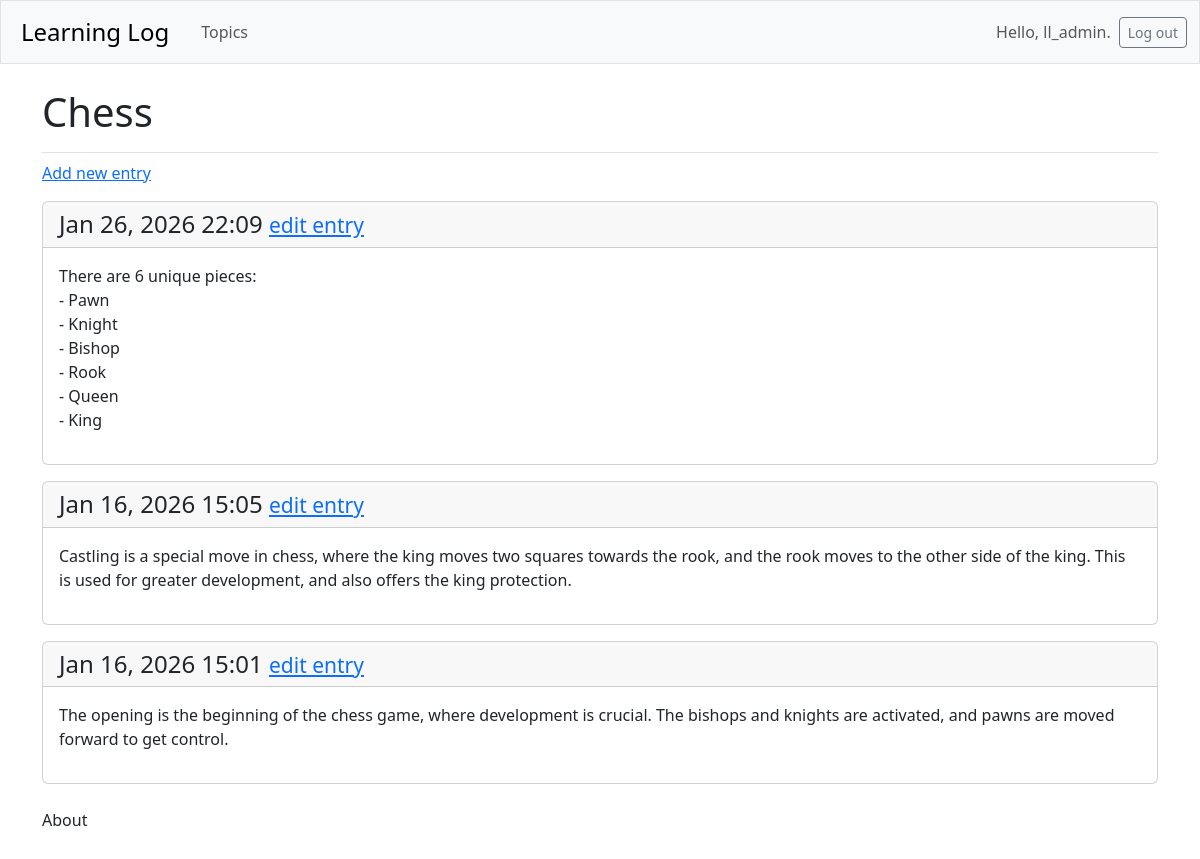
The page /topics/1/ (signed in) on the database its author committed.
### learning_logs/models.py (models this page shows, shortened)
class Topic(models.Model):
    text = models.CharField(max_length = 200)
    date_added = models.DateTimeField(auto_now_add = True)
    owner = models.ForeignKey(User, on_delete=models.CASCADE)

class Entry(models.Model):
    topic = models.ForeignKey(Topic, on_delete=models.CASCADE)
    text = models.TextField()
    date_added = models.DateTimeField(auto_now_add=True)
    class Meta:
        verbose_name_plural = 'entries'

### learning_logs/views.py (the view)
# urls.py: path('topics/<int:topic_id>/', views.topic, name = 'topic'),
@login_required
def topic(request, topic_id):
    topic = Topic.objects.get(id = topic_id)
    if topic.owner != request.user:
        raise Http404
    entries = topic.entry_set.order_by('-date_added')
    context = {'topic' : topic, 'entries' : entries}
    return render(request, 'learning_logs/topic.html', context)

### learning_logs/templates/learning_logs/topic.html
{% extends 'learning_logs/base.html' %}
{% block page_header %}
  <h1>{{ topic.text }}</h1>
{% endblock page_header %}
{% block content %}
  <p>
    <a href="{% url 'learning_logs:new_entry' topic.id %}">Add new entry</a>
  </p>
  {% for entry in entries %}
    <div class="card mb-3">
      <h4 class="card-header">
        {{ entry.date_added|date:'M d, Y H:i' }}
        <small><a href="{% url 'learning_logs:edit_entry' entry.id %}">
          edit entry</a></small>
      </h4>
      <div class="card-body">{{ entry.text|linebreaks }}</div>
    </div>
  {% empty %}
    <p>There are no entries for this topic yet.</p>
  {% endfor %}
{% endblock content %}

### learning_logs/templates/learning_logs/base.html (shortened to what this page needs)
<!doctype html>
<html lang="en">
<head>
    {% load django_bootstrap5 %}
    {% bootstrap_css %}
</head>
<body class="d-flex flex-column min-vh-100">
    <nav class="navbar navbar-expand-md navbar-light bg-light mb-4 border">
        <div class="container-fluid">
            <a class="navbar-brand fs-4 px-2" href="{% url 'learning_logs:index' %}">
                Learning Log</a>
            <div class="collapse navbar-collapse" id="navbarCollapse">
                <ul class="navbar-nav me-auto mb-2 mb-md-0">
                    <li class="nav-item">
                        <a class="nav-link" href="{%url 'learning_logs:topics' %}">
                            Topics</a></li>
                </ul>
                <ul class="navbar-nav ms-auto mb-2 mb-md-0">
                    {% if user.is_authenticated %}
                        <li class="nav-item">
                        <span class="navbar-text me-2">Hello, {{ user.username }}.
                            </span></li>
                    {% endif %}
                </ul>
                {% if user.is_authenticated %}
                <form action="{% url 'accounts:logout' %}" method='post'>
                    <button name='submit' class='btn btn-outline-secondary btn-sm'>
                    Log out</button>
                </form>
                {% endif %}
            </div>
        </div>
    </nav>
    <main class="container">
        <div class="pb-2 mb-2 border-bottom">
        {% block page_header %}{% endblock page_header %}
        </div>
        <div>
        {% block content %}{% endblock content %}
        </div>
    </main>
    <footer class="bg-transparent text-white mt-auto py-2">
        <div class="container">
            <div class="row">
                <ul class="list-unstyled">
                    <li><a href="{% url 'learning_logs:about' %}" class="text-decoration-none text-dark"><p class="fs-6">About</p></a></li>
                </ul>
        </div>
    </footer>
</body>
</html>

### rows shown on the page
Topic: text "Chess"
Entry: date_added "Jan 26, 2026 22:09", text "There are 6 unique pieces: - Pawn - Knight - Bishop - Rook - Queen - King"
Entry: date_added "Jan 16, 2026 15:05", text "Castling is a special move in chess, where the king moves two squares towards the rook, and the rook moves to the other side of the king. This is used for greater development, and also offers the king protection."
Entry: date_added "Jan 16, 2026 15:01", text "The opening is the beginning of the chess game, where development is crucial. The bishops and knights are activated, and pawns are moved forward to get control."

### other values the page prints
{{ user.username }} "ll_admin"
